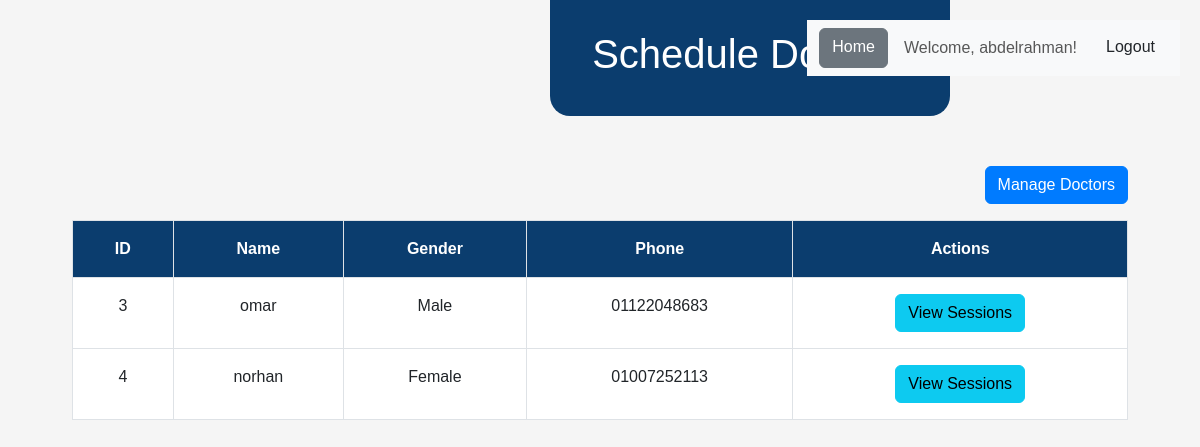
Page /schedule_doctors.php (signed in) on the committed database.
### tables this page shows
CREATE TABLE `doctor` (
  `id` int(11) NOT NULL,
  `name` varchar(255) DEFAULT NULL,
  `gender` enum('Male','Female','Other') DEFAULT NULL,
  `salary` decimal(10,2) DEFAULT NULL,
  `phone` varchar(20) DEFAULT NULL
);

### schedule_doctors.php (the view, shortened to what this page needs)
<?php
$conn = new mysqli("localhost", "root", "", "clinic_db");
$doctor_result = $conn->query("SELECT * FROM doctor");
?>
<!DOCTYPE html>
<html lang="en">
<head>
    <link rel="stylesheet" href="https://cdn.jsdelivr.net/npm/bootstrap@5.3.0-alpha3/dist/css/bootstrap.min.css">
</head>
<body>
<div class="header">
    <h1>Schedule Doctors</h1>
</div>
<nav class="navbar navbar-expand-lg navbar-light bg-light">
    <div class="container-fluid">
        <div class="d-flex">
              <a href="index.php" class="btn btn-secondary me-3">Home</a>
            <span class="navbar-text">
                Welcome, <?= $_SESSION['username']; ?>!
            </span>
            <a href="logout.php" class="btn logout-btn ms-3">Logout</a>
        </div>
    </div>
</nav>
<div class="container">
    <div class="mb-3 text-end">
        <a href="doctor_page.php" class="btn btn-primary">Manage Doctors</a>
    </div>
    <table class="table table-bordered">
        <thead>
            <tr>
                <th>ID</th>
                <th>Name</th>
                <th>Gender</th>
                <th>Phone</th>
                <th>Actions</th>
            </tr>
        </thead>
        <tbody>
            <?php if ($doctor_result->num_rows > 0): ?>
                <?php while ($row = $doctor_result->fetch_assoc()): ?>
                    <tr>
                        <td><?= $row['id'] ?></td>
                        <td><?= $row['name'] ?></td>
                        <td><?= $row['gender'] ?></td>
                        <td><?= $row['phone'] ?></td>
                        <td>
                            <button id="view-sessions-btn-<?= $row['id'] ?>" class="btn btn-info" onclick="toggleSessions(<?= $row['id'] ?>)">
                                View Sessions
                            </button>
                        </td>
                    </tr>
                <?php endwhile; ?>
            <?php else: ?>
                <tr>
                    <td colspan="5" class="text-center">No doctors found</td>
                </tr>
            <?php endif; ?>
        </tbody>
    </table>
</div>
</body>
</html>

### schedule_doctors.php (style rules this page uses)
body { background-color: #f5f5f5; font-family: 'Arial', sans-serif; color: #333; }
.container { max-width: 90%; margin-top: 50px; }
.header { background-color: #0b3d6e; color: white; padding: 30px 20px; width: 400px; text-align: center; margin-bottom: 10px; margin-left: 550px; border-radius: 0px 0px 20px 20px; }
.navbar { position: absolute; right: 20px; top: 20px; }
.btn-primary { background-color: #007bff; border-color: #007bff; }
.table th, .table td { padding: 1rem; text-align: center; }
.table th { background-color: #0b3d6e; color: white; }

### rows in the picture
doctor: id "3", name "omar", gender "Male", phone "01122048683"
doctor: id "4", name "norhan", gender "Female", phone "01007252113"

### other values in the picture
$_SESSION['username'] "abdelrahman"
